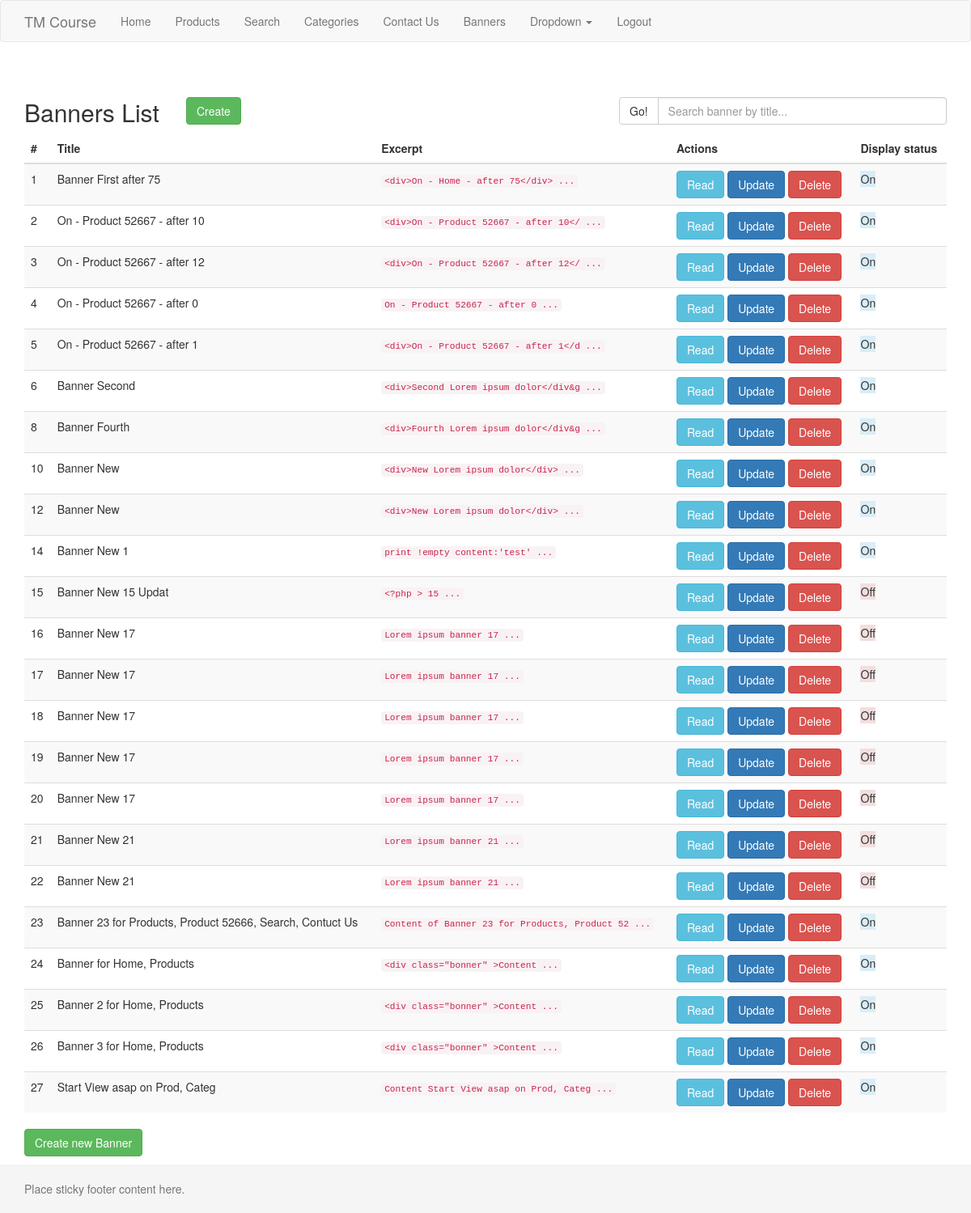
The app's page /banners/list.php (signed in), older data.
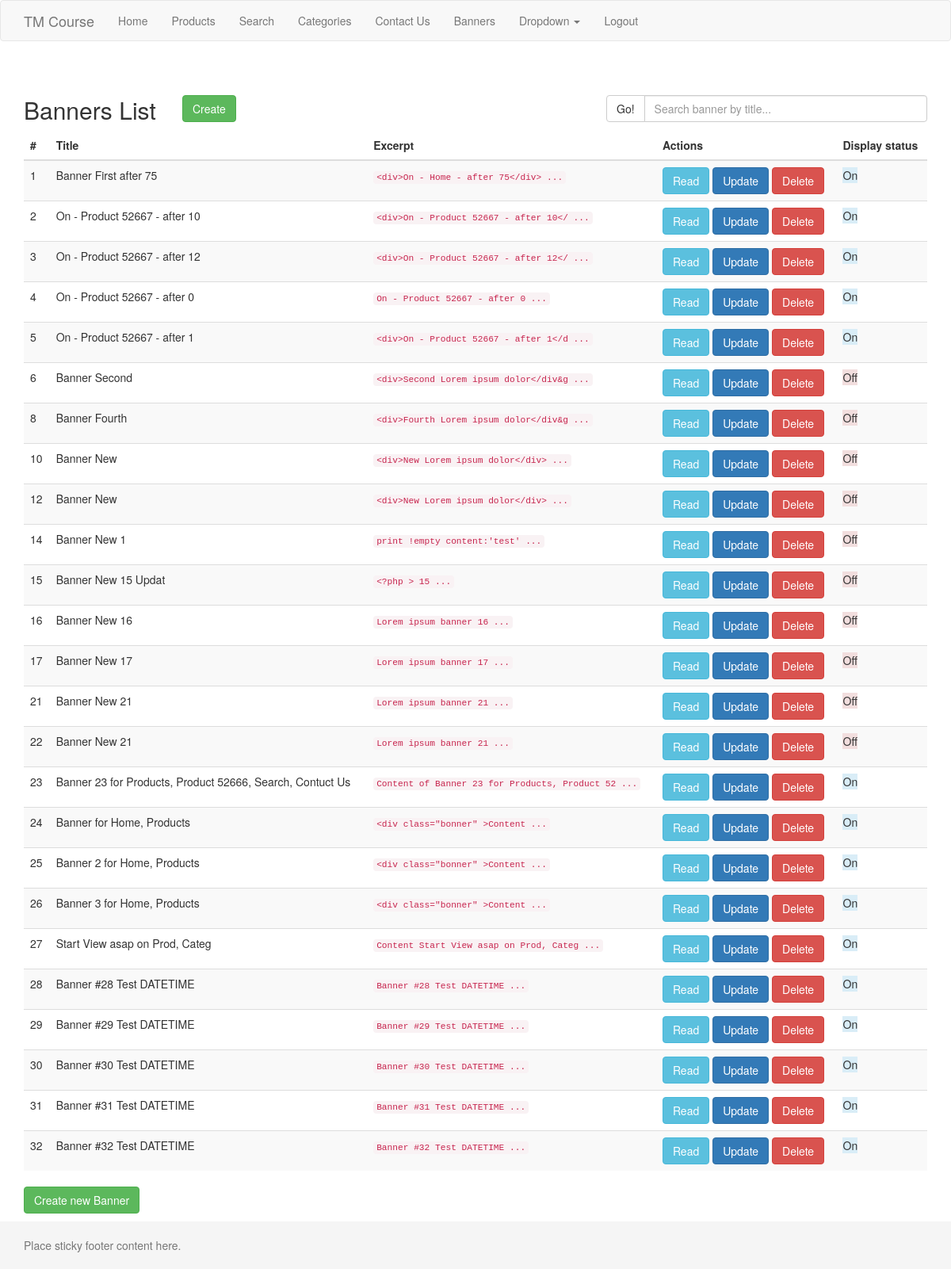
The same page, newer data.
### tables this page shows
CREATE TABLE IF NOT EXISTS `tmcms_tbanners` (
`id` int(11) unsigned NOT NULL,
  `title` tinytext NOT NULL,
  `content` text NOT NULL,
  `option_display` tinyint(1) NOT NULL DEFAULT '1',
  `option_startview` int(10) unsigned NOT NULL DEFAULT '0',
  `option_timestart` datetime NOT NULL,
  `option_timeend` datetime NOT NULL
);

### app/classes/Banner.php (called while the page is built, shortened)
<?php
class Banner
{
  private static $pdo;
  private static $tableBanners;
  public function __construct($pdo) {
    self::$pdo = $pdo;
    self::$tableBanners = TABLE_PREFIX . 'tbanners';
  }
  public function read($id = false) {
    if (!$id) {
      $sql = 'SELECT `id`, `title`, `content`, `option_display` FROM `' . self::$tableBanners . '` ORDER BY `id` ASC';
      try {
      $stmt = self::$pdo->query($sql);
      $rows = $stmt->fetchAll(PDO::FETCH_ASSOC);
      } catch(PDOException $e) {
        echo $e->getMessage();
        exit;
      }
      $rows ? $res = $rows  : $res = false;
      return $res;
    }
  }
}

### tpl/banners_list.tpl.php (the view)
<?php include('header.tpl.php') ?>
    <div class="container">
    <h2 class="sub-header">Banners List</h2>
    <div class='zero-size'>
      <p class="h2-left-offset-200">
        <a href="create.php" class="btn btn-success">Create</a>
      </p>
      <form class="form-horizontal h2-left-offset-300"  action="../templates.php" method="GET">
      <div class="row">
        <div class="col-lg-6 col-xs-6 pull-right">
          <div class="input-group">
            <span class="input-group-btn">
              <button class="btn btn-default" type="submit">Go!</button>
            </span>
            <input type="text" name="s" class="form-control" placeholder="Search banner by title..." >
          </div>
        </div>
      </div>
      </form>
    </div>
    <div class="table-responsive">
    <table class="table table-striped">
      <thead>
        <tr>
          <th>#</th>
          <th>Title</th>
          <th>Excerpt</th>
          <th>Actions</th>
          <th>Display status</th>
        </tr>
      </thead>
      <tbody>
        <?php
        foreach ($arrBanners as $row) { ?>
          <tr>
          <td><?php print $row['id'] ?></td>
          <td><?php print $row['title'] ?></td>
          <td><code><?php print substr(htmlentities($row['content'], ENT_QUOTES), 0, 45) ?> ... </code></td>
          <td><a class="btn btn-info" href="read.php?id=<?php print $row['id'] ?>">Read</a>
          <a class="btn btn-primary"  href="update.php?id=<?php print $row['id'] ?>">Update</a>
          <a class="btn btn-danger"   href="delete.php?id=<?php print $row['id'] ?>">Delete</a></td>
          <?php
          if ($row['option_display']) {
            $op_display = 'On';
            $op_class = 'bg-info';
          } else {
            $op_display = 'Off';
            $op_class = 'bg-danger';
          } ?>
          <td><span class="<?php print $op_class ?>"><?php print $op_display ?></span></td>
          </tr>
        <?php } ?>
      </tbody>
    </table>
    </div>
    <p class="">
      <a href="create.php" class="btn btn-success">Create new Banner</a>
    </p>
    </div>
<?php include('footer.tpl.php') ?>

### banners/list.php (shortened to what this page needs)
<?php
include ('../app/classes/Banner.php');
if (LOGGED) {
  $pdo = Database::connect();
  $objBanner = new Banner($pdo);
  $arrBanners = $objBanner->read();
  include ('../tpl/banners_list.tpl.php');
}
?>

### tpl/header.tpl.php (shortened to what this page needs)
<!DOCTYPE html>
<html lang="en">
  <head>
    <link href="<?php print SUBFOLDER_PATH ?>/css/bootstrap.min.css" rel="stylesheet">
    <link href="<?php print SUBFOLDER_PATH ?>/css/sticky-footer-navbar.css" rel="stylesheet">
    <link href="<?php print SUBFOLDER_PATH ?>/css/signin.css" rel="stylesheet">
    <link href="<?php print SUBFOLDER_PATH ?>/css/custom-tmcms.css" rel="stylesheet">
  </head>
  <body>
    <nav class="navbar navbar-default">
      <div class="container">
        <div class="navbar-header">
          <a class="navbar-brand" href="<?php print SUBFOLDER_PATH ?>/">TM Course</a>
        </div>
        <div id="navbar" class="collapse navbar-collapse">
          <ul class="nav navbar-nav">
            <li><a href="<?php print SUBFOLDER_PATH ?>/">Home</a></li>
            <li><a href="<?php print SUBFOLDER_PATH ?>/products.php">Products</a></li>
            <li><a href="<?php print SUBFOLDER_PATH ?>/templates.php">Search</a></li>
            <li><a href="<?php print SUBFOLDER_PATH ?>/category/">Categories</a></li>
            <li><a href="<?php print SUBFOLDER_PATH ?>/contact_us.php">Contact Us</a></li>
            <?php if (LOGGED) { ?>
            <li><a href="<?php print SUBFOLDER_PATH ?>/banners/list.php">Banners</a></li>
            <?php } ?>
            <li class="dropdown">
              <a href="#" class="dropdown-toggle" data-toggle="dropdown" role="button" aria-expanded="false">Dropdown <span class="caret"></span></a>
            </li>
            <?php if (LOGGED) { ?>
            <li><a href="<?php print SUBFOLDER_PATH ?>/admin/logout.php">Logout</a></li>
            <?php } ?>
          </ul>
        </div>
      </div>
    </nav>

### tpl/footer.tpl.php (shortened to what this page needs)
    <footer class="footer">
      <div class="container">
        <p class="text-muted">Place sticky footer content here.</p>
      </div>
    </footer>
  </body>
</html>

### css/sticky-footer-navbar.css (style rules this page uses)
html { position: relative; min-height: 100%; }
body { margin-bottom: 60px; }
.footer { position: absolute; bottom: 0; width: 100%; height: 60px; background-color: #f5f5f5; }
body > .container { padding: 30px 15px 0; }
.container .text-muted { margin: 20px 0; }
.footer > .container { padding-right: 15px; padding-left: 15px; }
code { font-size: 80%; }

### css/custom-tmcms.css (style rules this page uses)
.zero-size { position:relative; height:0; }
.h2-left-offset-200 { position: absolute; top: -45px; left: 200px; }
.h2-left-offset-300 { position: absolute; top: -45px; left: 300px; }

Row changes from the older to the newer data that the page shows:
removed tmcms_tbanners: id "18", title "Banner New 17", content "Lorem ipsum banner 17", option_display "Off"
removed tmcms_tbanners: id "19", title "Banner New 17", content "Lorem ipsum banner 17", option_display "Off"
removed tmcms_tbanners: id "20", title "Banner New 17", content "Lorem ipsum banner 17", option_display "Off"
changed tmcms_tbanners "Banner Second": option_display "On" → "Off"
changed tmcms_tbanners "Banner Fourth": option_display "On" → "Off"
changed tmcms_tbanners id 10: option_display "On" → "Off"
changed tmcms_tbanners id 12: option_display "On" → "Off"
changed tmcms_tbanners "Banner New 1": option_display "On" → "Off"
changed tmcms_tbanners id 16: title "Banner New 17" → "Banner New 16"; content "Lorem ipsum banner 17" → "Lorem ipsum banner 16"
added tmcms_tbanners: id "28", title "Banner #28 Test DATETIME", content "Banner #28 Test DATETIME", option_display "On"
added tmcms_tbanners: id "29", title "Banner #29 Test DATETIME", content "Banner #29 Test DATETIME", option_display "On"
added tmcms_tbanners: id "30", title "Banner #30 Test DATETIME", content "Banner #30 Test DATETIME", option_display "On"
added tmcms_tbanners: id "31", title "Banner #31 Test DATETIME", content "Banner #31 Test DATETIME", option_display "On"
added tmcms_tbanners: id "32", title "Banner #32 Test DATETIME", content "Banner #32 Test DATETIME", option_display "On"
